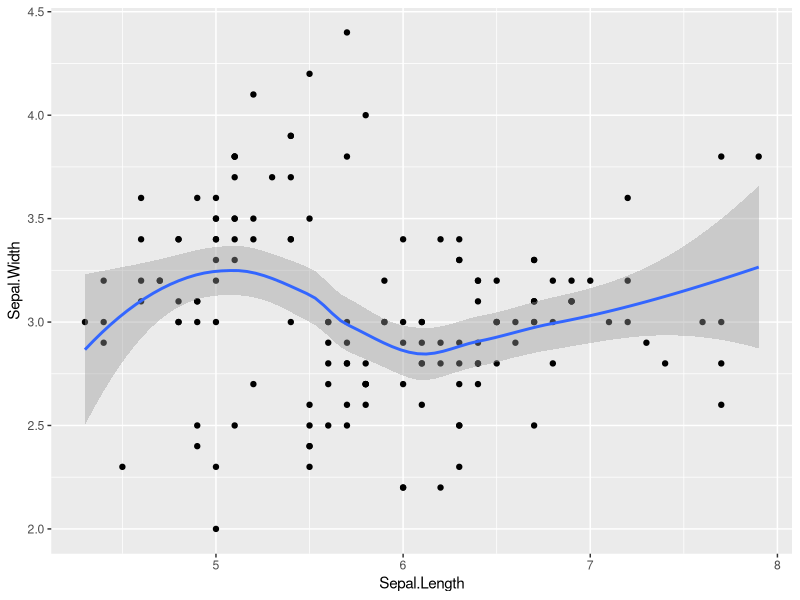
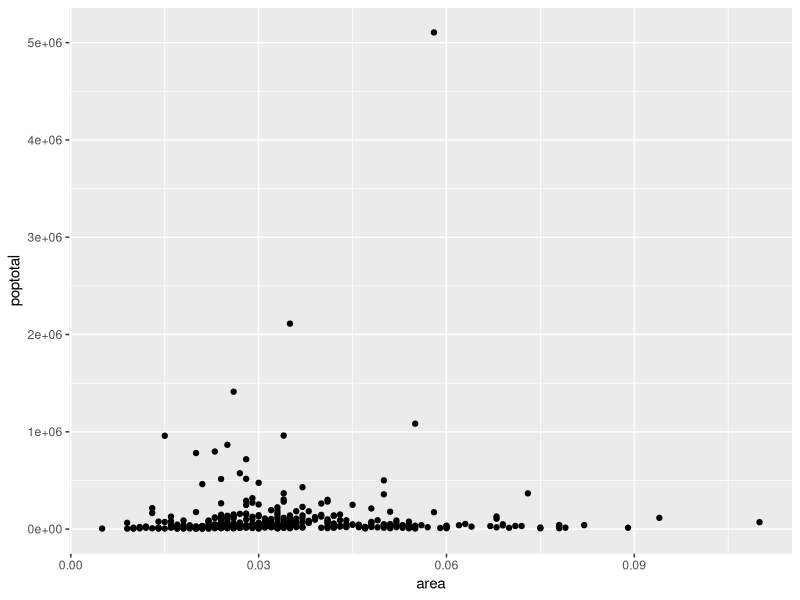
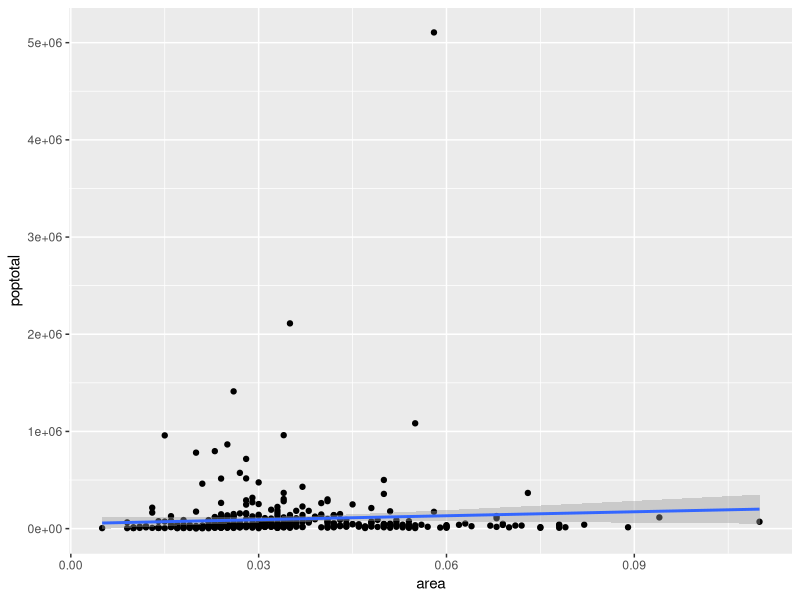
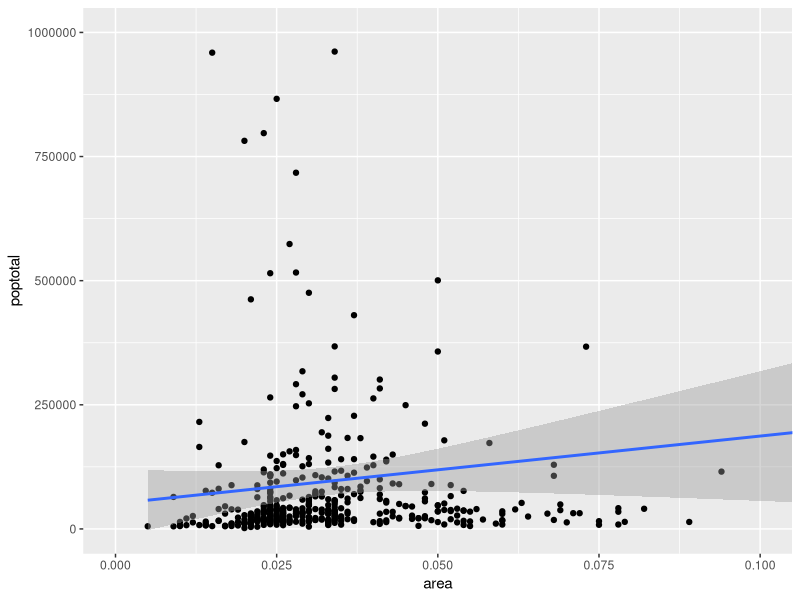
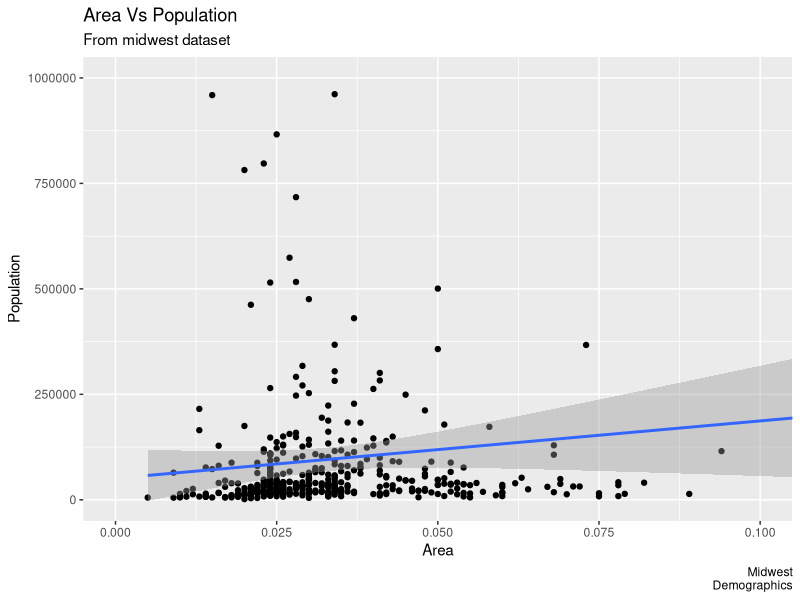
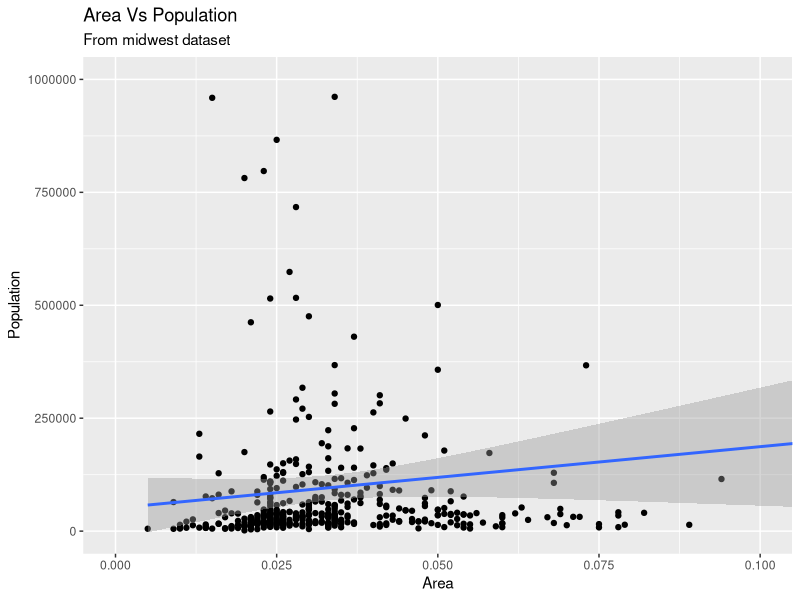
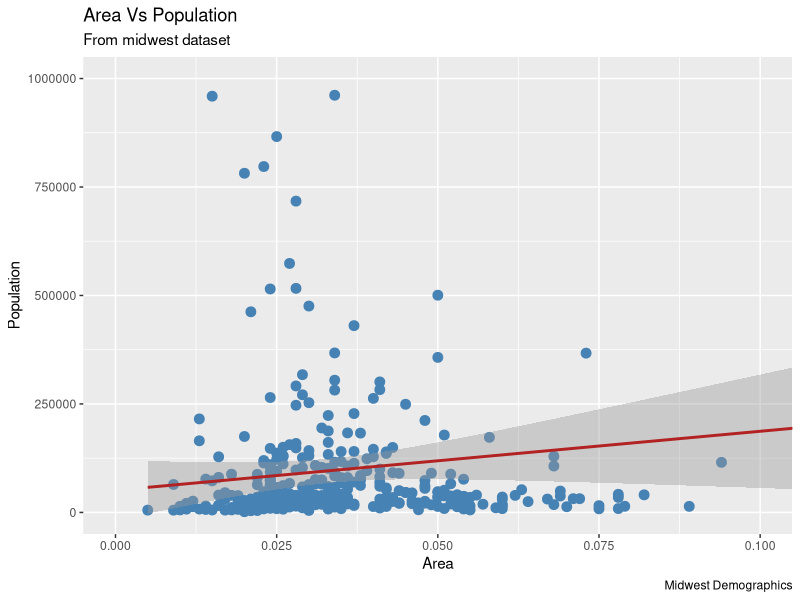
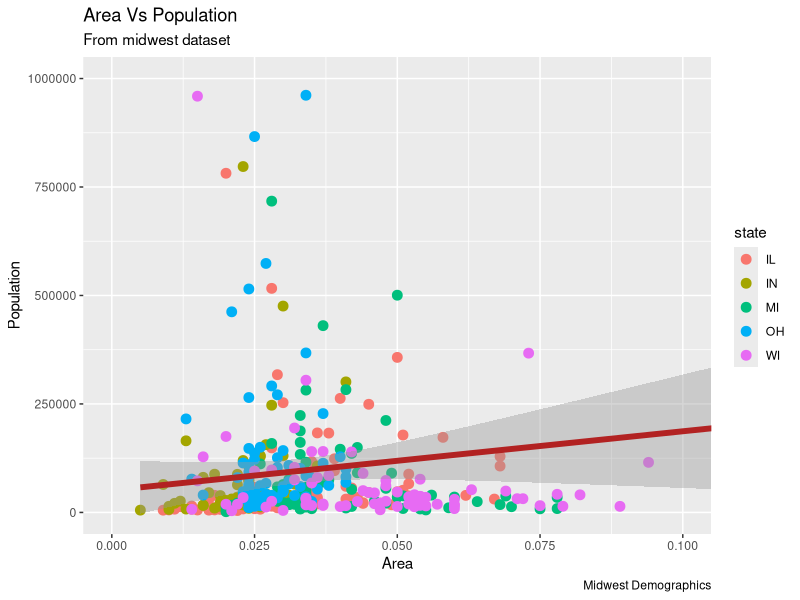

R code for these plots, in order:
#Ggplot (ggplot2) library
#install.packages("ggplot2")

##Import Library
library(ggplot2)

ggplot(iris,aes(x=Sepal.Length,y=Sepal.Width))+geom_point()+stat_smooth()


ggplot(midwest, aes(x=area, y=poptotal)) + geom_point()


g <- ggplot(midwest, aes(x=area, y=poptotal)) + geom_point() +
  geom_smooth(method="lm") # set se=FALSE to turnoff confidence bands
plot(g)

g1 <- g + coord_cartesian(xlim=c(0,0.1), ylim=c(0, 1000000)) # zooms in
plot(g1)
# Add Title and Labels
g1 + labs(title="Area Vs Population", subtitle="From midwest dataset", y="Population", x="Area", caption="Midwest
Demographics")
# or
g1 + ggtitle("Area Vs Population", subtitle="From midwest dataset") + xlab("Area") + ylab("Population")


ggplot(midwest, aes(x=area, y=poptotal)) +
  geom_point(col="steelblue", size=3) + # Set static color and size for points
  geom_smooth(method="lm", col="firebrick") + # change the color of line
  coord_cartesian(xlim=c(0, 0.1), ylim=c(0, 1000000)) +
  labs(title="Area Vs Population", subtitle="From midwest dataset", y="Population", x="Area",
       caption="Midwest Demographics")

gg <- ggplot(midwest, aes(x=area, y=poptotal)) +
  geom_point(aes(col=state), size=3) + # Set color to vary based on state categories.
  geom_smooth(method="lm", col="firebrick", size=2) +
  coord_cartesian(xlim=c(0, 0.1), ylim=c(0, 1000000)) +
  labs(title="Area Vs Population", subtitle="From midwest dataset", y="Population", x="Area",
       caption="Midwest Demographics")
plot(gg)

gg + scale_colour_brewer(palette = "Set1")